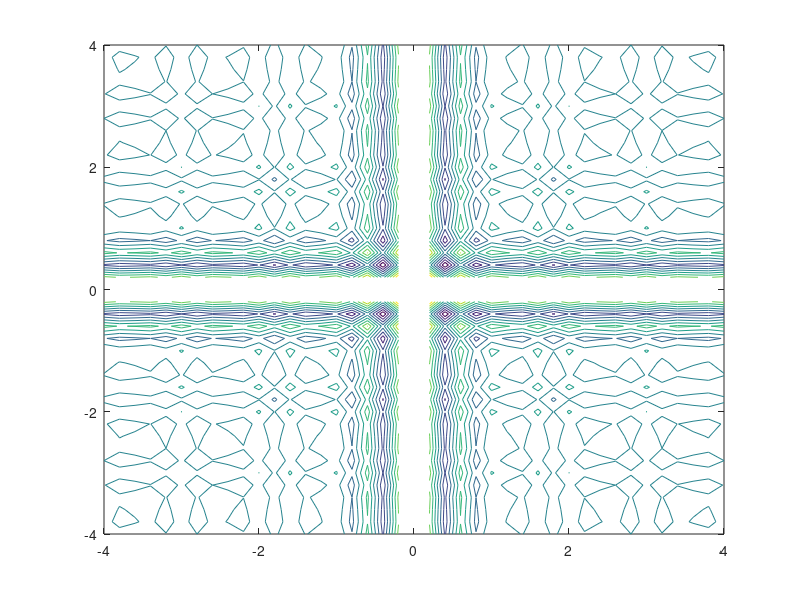

Write the MATLAB code that produced this figure.
clc
clear all


t=0;f=1000;omega=(2*pi)*f;c=343;p0=10;a=1.5;k=omega/c;

[r1,r2] = meshgrid(-4:.2:4,-4:.2:4);

p1=(p0./r1).*sin(omega*t-k.*r1);p2=(p0./r2).*sin(omega*t-k.*r2);

pT=p1+p2;

figure
title('Julian Nieto')
[C,h] = contour(r1,r2,pT);


